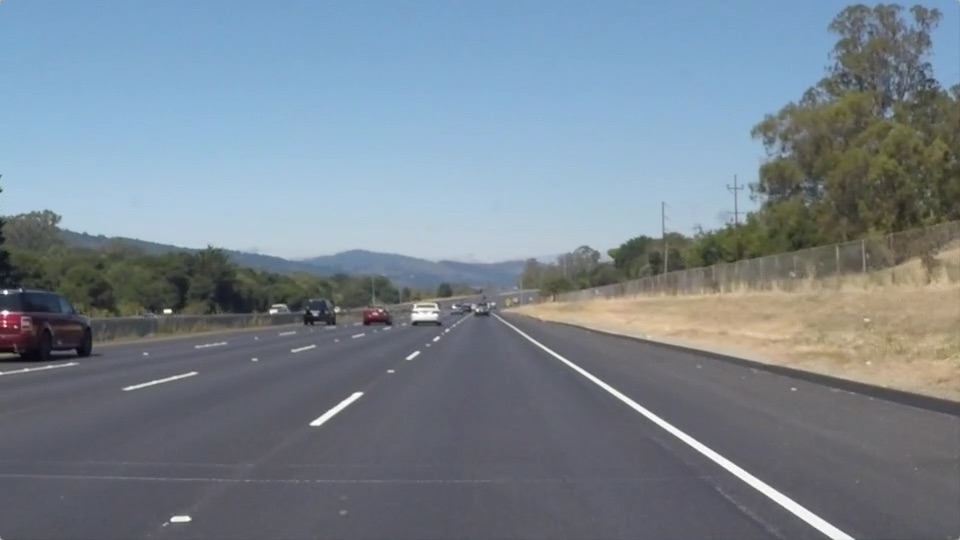
#> input picture test_images/solidWhiteRight.jpg, 960 x 540 px
$ jupyter execute --allow-errors P1.ipynb   (shell and % lines are left out)
#> lines starting #> are read from the running program, lines starting #| are printed output that depends on the picture
# Self-Driving Car Engineer Nanodegree

## Project: **Finding Lane Lines on the Road**
***
In this project, you will use the tools you learned about in the lesson to identify lane lines on the road.  You can develop your pipeline on a series of individual images, and later apply the result to a video stream (really just a series of images). Check out the video clip "raw-lines-example.mp4" (also contained in this repository) to see what the output should look like after using the helper functions below.

Once you have a result that looks roughly like "raw-lines-example.mp4", you'll need to get creative and try to average and/or extrapolate the line segments you've detected to map out the full extent of the lane lines.  You can see an example of the result you're going for in the video "P1_example.mp4".  Ultimately, you would like to draw just one line for the left side of the lane, and one for the right.

In addition to implementing code, there is a brief writeup to complete. The writeup should be completed in a separate file, which can be either a markdown file or a pdf document. There is a [write up template](https://github.com/udacity/CarND-LaneLines-P1/blob/master/writeup_template.md) that can be used to guide the writing process. Completing both the code in the Ipython notebook and the writeup template will cover all of the [rubric points](https://review.udacity.com/#!/rubrics/322/view) for this project.

---
Let's have a look at our first image called 'test_images/solidWhiteRight.jpg'.  Run the 2 cells below (hit Shift-Enter or the "play" button above) to display the image.

**Note: If, at any point, you encounter frozen display windows or other confounding issues, you can always start again with a clean slate by going to the "Kernel" menu above and selecting "Restart & Clear Output".**

---

**The tools you have are color selection, region of interest selection, grayscaling, Gaussian smoothing, Canny Edge Detection and Hough Tranform line detection.  You  are also free to explore and try other techniques that were not presented in the lesson.  Your goal is piece together a pipeline to detect the line segments in the image, then average/extrapolate them and draw them onto the image for display (as below).  Once you have a working pipeline, try it out on the video stream below.**

---

<figure>

 <figcaption>
 <p></p>
 <p style="text-align: center;"> Your output should look something like this (above) after detecting line segments using the helper functions below </p>
 </figcaption>
</figure>
 <p></p>
<figure>

 <figcaption>
 <p></p>
 <p style="text-align: center;"> Your goal is to connect/average/extrapolate line segments to get output like this</p>
 </figcaption>
</figure>

**Run the cell below to import some packages.  If you get an `import error` for a package you've already installed, try changing your kernel (select the Kernel menu above --> Change Kernel).  Still have problems?  Try relaunching Jupyter Notebook from the terminal prompt.  Also, consult the forums for more troubleshooting tips.**

## Import Packages

[cell 1]
#importing some useful packages
import matplotlib.pyplot as plt
import matplotlib.image as mpimg
import numpy as np
import cv2
import glob

## Read in an Image

[cell 2]
#reading in an image
image = mpimg.imread('test_images/solidWhiteRight.jpg')
#> image is the input picture: shape (540, 960, 3); mean R, G, B 120.3, 132.6, 143.7

#printing out some stats and plotting
print('This image is:', type(image), 'with dimensions:', image.shape)
#| This image is: <class 'numpy.ndarray'> with dimensions: (540, 960, 3)
plt.imshow(image)  # if you wanted to show a single color channel image called 'gray', for example, call as plt.imshow(gray, cmap='gray')

# test image folder
images = glob.glob('./test_images/*.jpg')

# plot all test images
def plot_images(imgs):

    fig, axis = plt.subplots(3, 2, figsize=(14,10))
    fig.subplots_adjust(hspace = .1, wspace=.01)
    axis = axis.ravel()

    i=0
    for img in images:
        img = mpimg.imread(img)
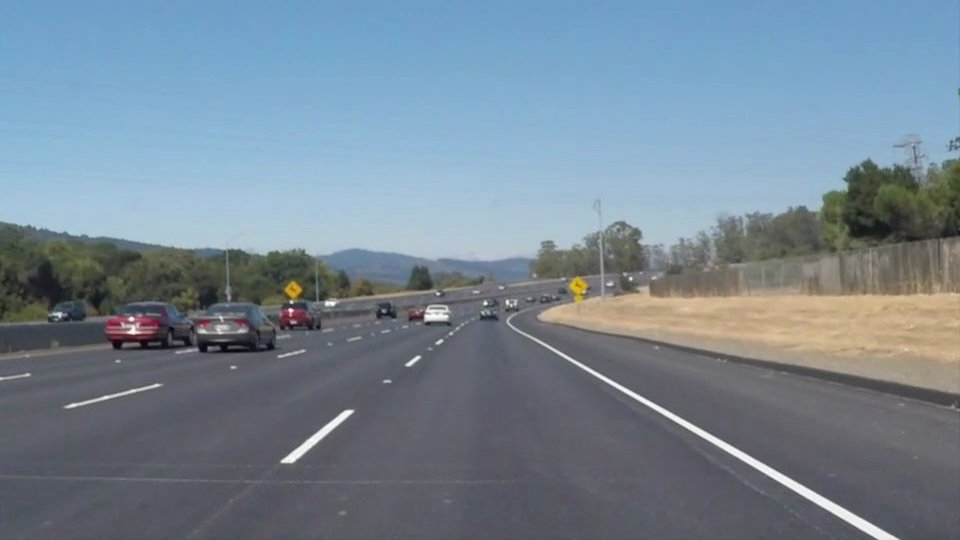
#> input picture test_images/solidWhiteCurve.jpg, 960 x 540 px
#> img is the input picture: shape (540, 960, 3); mean R, G, B 118.5, 134.5, 148.1
        axis[i].imshow(img)
        i+=1

# plot all test images
out  = plot_images(images)
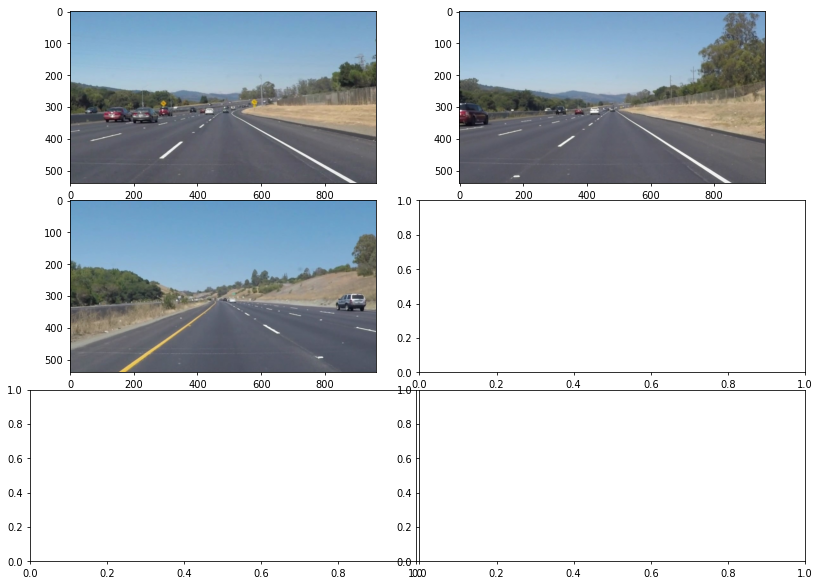
#> figure drawn by matplotlib, 3 panels
